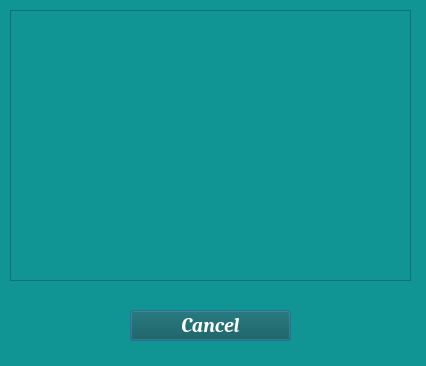
<?xml version="1.0" encoding="UTF-8"?>
<ui version="4.0">
 <class>class_info</class>
 <widget class="QDialog" name="class_info">
  <property name="geometry">
   <rect>
    <x>0</x>
    <y>0</y>
    <width>426</width>
    <height>366</height>
   </rect>
  </property>
  <property name="windowTitle">
   <string>Current info about class</string>
  </property>
  <property name="styleSheet">
   <string notr="true">
color: rgb(255, 255, 255);
background-color: rgb(16, 149, 148);

</string>
  </property>
  <widget class="QPushButton" name="cancel_button">
   <property name="geometry">
    <rect>
     <x>130</x>
     <y>310</y>
     <width>161</width>
     <height>31</height>
    </rect>
   </property>
   <property name="font">
    <font>
     <family>Cambria</family>
     <pointsize>15</pointsize>
     <italic>true</italic>
     <bold>true</bold>
    </font>
   </property>
   <property name="cursor">
    <cursorShape>OpenHandCursor</cursorShape>
   </property>
   <property name="styleSheet">
    <string notr="true">background-color: rgb(29, 35, 35);
background-color: rgb(9, 83, 82);
color: rgb(255, 255, 255);</string>
   </property>
   <property name="text">
    <string>Cancel</string>
   </property>
  </widget>
  <widget class="QTextEdit" name="textEdit">
   <property name="geometry">
    <rect>
     <x>10</x>
     <y>10</y>
     <width>401</width>
     <height>271</height>
    </rect>
   </property>
   <property name="font">
    <font>
     <family>Cambria</family>
     <pointsize>11</pointsize>
     <italic>true</italic>
     <bold>true</bold>
    </font>
   </property>
   <property name="styleSheet">
    <string notr="true">color: rgb(255, 255, 255);</string>
   </property>
   <property name="readOnly">
    <bool>true</bool>
   </property>
  </widget>
 </widget>
 <resources/>
 <connections/>
</ui>
